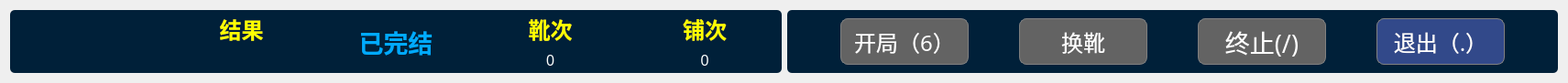
   <widget class="QWidget" name="layoutWidget">
    <property name="geometry">
     <rect>
      <x>20</x>
      <y>10</y>
      <width>1711</width>
      <height>81</height>
     </rect>
    </property>
    <layout class="QGridLayout" name="gridLayout">
     <property name="sizeConstraint">
      <enum>QLayout::SetMinAndMaxSize</enum>
     </property>
     <item row="0" column="1">
      <widget class="QGroupBox" name="groupBox_2">
       <property name="styleSheet">
        <string notr="true">border-radius:5px;
background-color: rgb(0,32, 57);
</string>
       </property>
       <property name="title">
        <string/>
       </property>
       <layout class="QGridLayout" name="gridLayout_2">
        <item row="0" column="0">
         <widget class="QPushButton" name="pu_start">
          <property name="enabled">
           <bool>false</bool>
          </property>
          <property name="minimumSize">
           <size>
            <width>120</width>
            <height>51</height>
           </size>
          </property>
          <property name="maximumSize">
           <size>
            <width>140</width>
            <height>60</height>
           </size>
          </property>
          <property name="font">
           <font>
            <family>方正粗黑宋简体</family>
            <pointsize>18</pointsize>
           </font>
          </property>
          <property name="styleSheet">
           <string notr="true">QPushButton{color: rgb(255, 255, 255);background:rgb(50, 73, 138);border:1px solid grey; border-radius: 8px;}
QPushButton:hover{border-color:rgb(139,170,105)}
QPushButton:pressed{border-color:gray;background-color:rgb(54, 65, 97);}
QPushButton:disabled{border-color:gray;background-color: rgb(99, 99, 99);
}</string>
          </property>
          <property name="text">
           <string>开局（6）</string>
          </property>
          <property name="shortcut">
           <string>6</string>
          </property>
          <property name="checkable">
           <bool>true</bool>
          </property>
          <property name="checked">
           <bool>false</bool>
          </property>
          <property name="autoRepeat">
           <bool>false</bool>
          </property>
         </widget>
        </item>
        <item row="0" column="1">
         <widget class="QPushButton" name="pu_init">
          <property name="enabled">
           <bool>false</bool>
          </property>
          <property name="minimumSize">
           <size>
            <width>120</width>
            <height>51</height>
           </size>
          </property>
          <property name="maximumSize">
           <size>
            <width>140</width>
            <height>60</height>
           </size>
          </property>
          <property name="font">
           <font>
            <family>方正粗黑宋简体</family>
            <pointsize>18</pointsize>
            <weight>50</weight>
            <bold>false</bold>
           </font>
          </property>
          <property name="styleSheet">
           <string notr="true">QPushButton{color: rgb(255, 255, 255);background:rgb(50, 73, 138);border:1px solid grey; border-radius: 8px;}
QPushButton:hover{border-color:rgb(139,170,105)}
QPushButton:pressed{border-color:gray;background-color:rgb(54, 65, 97);}
QPushButton:disabled{border-color:gray;background-color: rgb(99, 99, 99);
}</string>
          </property>
          <property name="text">
           <string>换靴</string>
          </property>
         </widget>
        </item>
        <item row="0" column="2">
         <widget class="QPushButton" name="pu_end">
          <property name="enabled">
           <bool>false</bool>
          </property>
          <property name="maximumSize">
           <size>
            <width>140</width>
            <height>60</height>
           </size>
          </property>
          <property name="font">
           <font>
            <family>方正粗黑宋简体</family>
            <pointsize>20</pointsize>
           </font>
          </property>
          <property name="styleSheet">
           <string notr="true">QPushButton{color: rgb(255, 255, 255);background:rgb(50, 73, 138);border:1px solid grey; border-radius: 8px;}
QPushButton:hover{border-color:rgb(139,170,105)}
QPushButton:pressed{border-color:gray;background-color:rgb(54, 65, 97);}
QPushButton:disabled{border-color:gray;background-color: rgb(99, 99, 99);
}</string>
          </property>
          <property name="text">
           <string>终止(/)</string>
          </property>
          <property name="shortcut">
           <string>/</string>
          </property>
         </widget>
        </item>
        <item row="0" column="3">
         <widget class="QPushButton" name="pu_exit">
          <property name="enabled">
           <bool>true</bool>
          </property>
          <property name="minimumSize">
           <size>
            <width>120</width>
            <height>51</height>
           </size>
          </property>
          <property name="maximumSize">
           <size>
            <width>140</width>
            <height>60</height>
           </size>
          </property>
          <property name="font">
           <font>
            <family>方正粗黑宋简体</family>
            <pointsize>18</pointsize>
            <weight>50</weight>
            <bold>false</bold>
           </font>
          </property>
          <property name="styleSheet">
           <string notr="true">QPushButton{color: rgb(255, 255, 255);background:rgb(50, 73, 138);border:1px solid grey; border-radius: 8px;}
QPushButton:hover{border-color:rgb(139,170,105)}
QPushButton:pressed{border-color:gray;background-color:rgb(54, 65, 97);}
QPushButton:disabled{border-color:gray;background-color: rgb(99, 99, 99);
}</string>
          </property>
          <property name="text">
           <string>退出（.）</string>
          </property>
          <property name="shortcut">
           <string>.</string>
          </property>
         </widget>
        </item>
       </layout>
      </widget>
     </item>
     <item row="0" column="0">
      <widget class="QGroupBox" name="groupBox">
       <property name="minimumSize">
        <size>
         <width>632</width>
         <height>69</height>
        </size>
       </property>
       <property name="palette">
        <palette>
         <active>
          <colorrole role="WindowText">
           <brush brushstyle="SolidPattern">
            <color alpha="255">
             <red>0</red>
             <green>0</green>
             <blue>0</blue>
            </color>
           </brush>
          </colorrole>
          <colorrole role="Button">
           <brush brushstyle="SolidPattern">
            <color alpha="255">
             <red>0</red>
             <green>32</green>
             <blue>57</blue>
            </color>
           </brush>
          </colorrole>
          <colorrole role="Light">
           <brush brushstyle="SolidPattern">
            <color alpha="255">
             <red>127</red>
             <green>170</green>
             <blue>255</blue>
            </color>
           </brush>
          </colorrole>
          <colorrole role="Midlight">
           <brush brushstyle="SolidPattern">
            <color alpha="255">
             <red>63</red>
             <green>127</green>
             <blue>255</blue>
            </color>
           </brush>
          </colorrole>
          <colorrole role="Dark">
           <brush brushstyle="SolidPattern">
            <color alpha="255">
             <red>0</red>
             <green>42</green>
             <blue>127</blue>
            </color>
           </brush>
          </colorrole>
          <colorrole role="Mid">
           <brush brushstyle="SolidPattern">
            <color alpha="255">
             <red>0</red>
             <green>56</green>
             <blue>170</blue>
            </color>
           </brush>
          </colorrole>
          <colorrole role="Text">
           <brush brushstyle="SolidPattern">
            <color alpha="255">
             <red>0</red>
             <green>0</green>
             <blue>0</blue>
            </color>
           </brush>
          </colorrole>
          <colorrole role="BrightText">
           <brush brushstyle="SolidPattern">
            <color alpha="255">
             <red>255</red>
             <green>255</green>
             <blue>255</blue>
            </color>
           </brush>
          </colorrole>
          <colorrole role="ButtonText">
           <brush brushstyle="SolidPattern">
            <color alpha="255">
             <red>0</red>
             <green>0</green>
             <blue>0</blue>
            </color>
           </brush>
          </colorrole>
          <colorrole role="Base">
           <brush brushstyle="SolidPattern">
            <color alpha="255">
             <red>0</red>
             <green>32</green>
             <blue>57</blue>
            </color>
           </brush>
          </colorrole>
          <colorrole role="Window">
           <brush brushstyle="SolidPattern">
            <color alpha="255">
             <red>0</red>
             <green>32</green>
             <blue>57</blue>
            </color>
           </brush>
          </colorrole>
          <colorrole role="Shadow">
           <brush brushstyle="SolidPattern">
            <color alpha="255">
             <red>0</red>
             <green>0</green>
             <blue>0</blue>
            </color>
           </brush>
          </colorrole>
          <colorrole role="AlternateBase">
           <brush brushstyle="SolidPattern">
            <color alpha="255">
             <red>127</red>
             <green>170</green>
             <blue>255</blue>
            </color>
           </brush>
          </colorrole>
          <colorrole role="ToolTipBase">
           <brush brushstyle="SolidPattern">
            <color alpha="255">
             <red>255</red>
             <green>255</green>
             <blue>220</blue>
            </color>
           </brush>
          </colorrole>
          <colorrole role="ToolTipText">
           <brush brushstyle="SolidPattern">
            <color alpha="255">
             <red>0</red>
             <green>0</green>
             <blue>0</blue>
            </color>
           </brush>
          </colorrole>
          <colorrole role="PlaceholderText">
           <brush brushstyle="SolidPattern">
            <color alpha="128">
             <red>0</red>
             <green>0</green>
             <blue>0</blue>
            </color>
           </brush>
          </colorrole>
         </active>
         <inactive>
          <colorrole role="WindowText">
           <brush brushstyle="SolidPattern">
            <color alpha="255">
             <red>0</red>
             <green>0</green>
             <blue>0</blue>
            </color>
           </brush>
          </colorrole>
          <colorrole role="Button">
           <brush brushstyle="SolidPattern">
            <color alpha="255">
             <red>0</red>
             <green>32</green>
             <blue>57</blue>
            </color>
           </brush>
          </colorrole>
          <colorrole role="Light">
           <brush brushstyle="SolidPattern">
            <color alpha="255">
             <red>127</red>
             <green>170</green>
             <blue>255</blue>
            </color>
           </brush>
          </colorrole>
          <colorrole role="Midlight">
           <brush brushstyle="SolidPattern">
            <color alpha="255">
             <red>63</red>
             <green>127</green>
             <blue>255</blue>
            </color>
           </brush>
          </colorrole>
          <colorrole role="Dark">
           <brush brushstyle="SolidPattern">
            <color alpha="255">
             <red>0</red>
             <green>42</green>
             <blue>127</blue>
            </color>
           </brush>
          </colorrole>
          <colorrole role="Mid">
           <brush brushstyle="SolidPattern">
            <color alpha="255">
             <red>0</red>
             <green>56</green>
             <blue>170</blue>
            </color>
           </brush>
          </colorrole>
          <colorrole role="Text">
           <brush brushstyle="SolidPattern">
            <color alpha="255">
             <red>0</red>
             <green>0</green>
             <blue>0</blue>
            </color>
           </brush>
          </colorrole>
          <colorrole role="BrightText">
           <brush brushstyle="SolidPattern">
            <color alpha="255">
             <red>255</red>
             <green>255</green>
             <blue>255</blue>
            </color>
           </brush>
          </colorrole>
          <colorrole role="ButtonText">
           <brush brushstyle="SolidPattern">
            <color alpha="255">
             <red>0</red>
             <green>0</green>
             <blue>0</blue>
            </color>
           </brush>
          </colorrole>
          <colorrole role="Base">
           <brush brushstyle="SolidPattern">
            <color alpha="255">
             <red>0</red>
             <green>32</green>
             <blue>57</blue>
            </color>
           </brush>
          </colorrole>
          <colorrole role="Window">
           <brush brushstyle="SolidPattern">
            <color alpha="255">
             <red>0</red>
             <green>32</green>
             <blue>57</blue>
            </color>
           </brush>
          </colorrole>
          <colorrole role="Shadow">
           <brush brushstyle="SolidPattern">
            <color alpha="255">
             <red>0</red>
             <green>0</green>
             <blue>0</blue>
            </color>
           </brush>
          </colorrole>
          <colorrole role="AlternateBase">
           <brush brushstyle="SolidPattern">
            <color alpha="255">
             <red>127</red>
             <green>170</green>
             <blue>255</blue>
            </color>
           </brush>
          </colorrole>
          <colorrole role="ToolTipBase">
           <brush brushstyle="SolidPattern">
            <color alpha="255">
             <red>255</red>
             <green>255</green>
             <blue>220</blue>
            </color>
           </brush>
          </colorrole>
          <colorrole role="ToolTipText">
           <brush brushstyle="SolidPattern">
            <color alpha="255">
             <red>0</red>
             <green>0</green>
             <blue>0</blue>
            </color>
           </brush>
          </colorrole>
          <colorrole role="PlaceholderText">
           <brush brushstyle="SolidPattern">
            <color alpha="128">
             <red>0</red>
             <green>0</green>
             <blue>0</blue>
            </color>
           </brush>
          </colorrole>
         </inactive>
         <disabled>
          <colorrole role="WindowText">
           <brush brushstyle="SolidPattern">
            <color alpha="255">
             <red>0</red>
             <green>42</green>
             <blue>127</blue>
            </color>
           </brush>
          </colorrole>
          <colorrole role="Button">
           <brush brushstyle="SolidPattern">
            <color alpha="255">
             <red>0</red>
             <green>32</green>
             <blue>57</blue>
            </color>
           </brush>
          </colorrole>
          <colorrole role="Light">
           <brush brushstyle="SolidPattern">
            <color alpha="255">
             <red>127</red>
             <green>170</green>
             <blue>255</blue>
            </color>
           </brush>
          </colorrole>
          <colorrole role="Midlight">
           <brush brushstyle="SolidPattern">
            <color alpha="255">
             <red>63</red>
             <green>127</green>
             <blue>255</blue>
            </color>
           </brush>
          </colorrole>
          <colorrole role="Dark">
           <brush brushstyle="SolidPattern">
            <color alpha="255">
             <red>0</red>
             <green>42</green>
             <blue>127</blue>
            </color>
           </brush>
          </colorrole>
          <colorrole role="Mid">
           <brush brushstyle="SolidPattern">
            <color alpha="255">
             <red>0</red>
             <green>56</green>
             <blue>170</blue>
            </color>
           </brush>
          </colorrole>
          <colorrole role="Text">
           <brush brushstyle="SolidPattern">
            <color alpha="255">
             <red>0</red>
             <green>42</green>
             <blue>127</blue>
            </color>
           </brush>
          </colorrole>
          <colorrole role="BrightText">
           <brush brushstyle="SolidPattern">
            <color alpha="255">
             <red>255</red>
             <green>255</green>
             <blue>255</blue>
            </color>
           </brush>
          </colorrole>
          <colorrole role="ButtonText">
           <brush brushstyle="SolidPattern">
            <color alpha="255">
             <red>0</red>
             <green>42</green>
             <blue>127</blue>
            </color>
           </brush>
          </colorrole>
          <colorrole role="Base">
           <brush brushstyle="SolidPattern">
            <color alpha="255">
             <red>0</red>
             <green>32</green>
             <blue>57</blue>
            </color>
           </brush>
          </colorrole>
          <colorrole role="Window">
           <brush brushstyle="SolidPattern">
            <color alpha="255">
             <red>0</red>
             <green>32</green>
             <blue>57</blue>
            </color>
           </brush>
          </colorrole>
          <colorrole role="Shadow">
           <brush brushstyle="SolidPattern">
            <color alpha="255">
             <red>0</red>
             <green>0</green>
             <blue>0</blue>
            </color>
           </brush>
          </colorrole>
          <colorrole role="AlternateBase">
           <brush brushstyle="SolidPattern">
            <color alpha="255">
             <red>0</red>
             <green>85</green>
             <blue>255</blue>
            </color>
           </brush>
          </colorrole>
          <colorrole role="ToolTipBase">
           <brush brushstyle="SolidPattern">
            <color alpha="255">
             <red>255</red>
             <green>255</green>
             <blue>220</blue>
            </color>
           </brush>
          </colorrole>
          <colorrole role="ToolTipText">
           <brush brushstyle="SolidPattern">
            <color alpha="255">
             <red>0</red>
             <green>0</green>
             <blue>0</blue>
            </color>
           </brush>
          </colorrole>
          <colorrole role="PlaceholderText">
           <brush brushstyle="SolidPattern">
            <color alpha="128">
             <red>0</red>
             <green>0</green>
             <blue>0</blue>
            </color>
           </brush>
          </colorrole>
         </disabled>
        </palette>
       </property>
       <property name="layoutDirection">
        <enum>Qt::LeftToRight</enum>
       </property>
       <property name="autoFillBackground">
        <bool>false</bool>
       </property>
       <property name="styleSheet">
        <string notr="true">border-radius:5px;
background-color: rgb(0,32, 57);
</string>
       </property>
       <property name="title">
        <string/>
       </property>
       <property name="alignment">
        <set>Qt::AlignCenter</set>
       </property>
       <layout class="QGridLayout" name="gridLayout_3">
        <property name="leftMargin">
         <number>3</number>
        </property>
        <property name="topMargin">
         <number>3</number>
        </property>
        <property name="rightMargin">
         <number>3</number>
        </property>
        <property name="bottomMargin">
         <number>3</number>
        </property>
        <item row="0" column="0">
         <widget class="QLabel" name="desk_num">
          <property name="maximumSize">
           <size>
            <width>16777215</width>
            <height>73</height>
           </size>
          </property>
          <property name="palette">
           <palette>
            <active>
             <colorrole role="WindowText">
              <brush brushstyle="SolidPattern">
               <color alpha="255">
                <red>255</red>
                <green>255</green>
                <blue>0</blue>
               </color>
              </brush>
             </colorrole>
             <colorrole role="Button">
              <brush brushstyle="SolidPattern">
               <color alpha="255">
                <red>0</red>
                <green>32</green>
                <blue>57</blue>
               </color>
              </brush>
             </colorrole>
             <colorrole role="Base">
              <brush brushstyle="SolidPattern">
               <color alpha="255">
                <red>0</red>
                <green>32</green>
                <blue>57</blue>
               </color>
              </brush>
             </colorrole>
             <colorrole role="Window">
              <brush brushstyle="SolidPattern">
               <color alpha="255">
                <red>0</red>
                <green>32</green>
                <blue>57</blue>
               </color>
              </brush>
             </colorrole>
            </active>
            <inactive>
             <colorrole role="WindowText">
              <brush brushstyle="SolidPattern">
               <color alpha="255">
                <red>255</red>
                <green>255</green>
                <blue>0</blue>
               </color>
              </brush>
             </colorrole>
             <colorrole role="Button">
              <brush brushstyle="SolidPattern">
               <color alpha="255">
                <red>0</red>
                <green>32</green>
                <blue>57</blue>
               </color>
              </brush>
             </colorrole>
             <colorrole role="Base">
              <brush brushstyle="SolidPattern">
               <color alpha="255">
                <red>0</red>
                <green>32</green>
                <blue>57</blue>
               </color>
              </brush>
             </colorrole>
             <colorrole role="Window">
              <brush brushstyle="SolidPattern">
               <color alpha="255">
                <red>0</red>
                <green>32</green>
                <blue>57</blue>
               </color>
              </brush>
             </colorrole>
            </inactive>
            <disabled>
             <colorrole role="WindowText">
              <brush brushstyle="SolidPattern">
               <color alpha="255">
                <red>0</red>
                <green>42</green>
                <blue>127</blue>
               </color>
              </brush>
             </colorrole>
             <colorrole role="Button">
              <brush brushstyle="SolidPattern">
               <color alpha="255">
                <red>0</red>
                <green>32</green>
                <blue>57</blue>
               </color>
              </brush>
             </colorrole>
             <colorrole role="Base">
              <brush brushstyle="SolidPattern">
               <color alpha="255">
                <red>0</red>
                <green>32</green>
                <blue>57</blue>
               </color>
              </brush>
             </colorrole>
             <colorrole role="Window">
              <brush brushstyle="SolidPattern">
               <color alpha="255">
                <red>0</red>
                <green>32</green>
                <blue>57</blue>
               </color>
              </brush>
             </colorrole>
            </disabled>
           </palette>
          </property>
          <property name="font">
           <font>
            <pointsize>24</pointsize>
            <weight>75</weight>
            <bold>true</bold>
           </font>
          </property>
          <property name="styleSheet">
           <string notr="true"/>
          </property>
          <property name="text">
           <string/>
          </property>
          <property name="alignment">
           <set>Qt::AlignCenter</set>
          </property>
          <property name="buddy">
           <cstring></cstring>
          </property>
         </widget>
        </item>
        <item row="0" column="1">
         <layout class="QVBoxLayout" name="verticalLayout">
          <item>
           <widget class="QLabel" name="label_11">
            <property name="palette">
             <palette>
              <active>
               <colorrole role="WindowText">
                <brush brushstyle="SolidPattern">
                 <color alpha="255">
                  <red>255</red>
                  <green>255</green>
                  <blue>0</blue>
                 </color>
                </brush>
               </colorrole>
               <colorrole role="Button">
                <brush brushstyle="SolidPattern">
                 <color alpha="255">
                  <red>0</red>
                  <green>32</green>
                  <blue>57</blue>
                 </color>
                </brush>
               </colorrole>
               <colorrole role="Base">
                <brush brushstyle="SolidPattern">
                 <color alpha="255">
                  <red>0</red>
                  <green>32</green>
                  <blue>57</blue>
                 </color>
                </brush>
               </colorrole>
               <colorrole role="Window">
                <brush brushstyle="SolidPattern">
                 <color alpha="255">
                  <red>0</red>
                  <green>32</green>
                  <blue>57</blue>
                 </color>
                </brush>
               </colorrole>
              </active>
              <inactive>
               <colorrole role="WindowText">
                <brush brushstyle="SolidPattern">
                 <color alpha="255">
                  <red>255</red>
                  <green>255</green>
                  <blue>0</blue>
                 </color>
                </brush>
               </colorrole>
               <colorrole role="Button">
                <brush brushstyle="SolidPattern">
                 <color alpha="255">
                  <red>0</red>
                  <green>32</green>
                  <blue>57</blue>
                 </color>
                </brush>
               </colorrole>
               <colorrole role="Base">
                <brush brushstyle="SolidPattern">
                 <color alpha="255">
                  <red>0</red>
                  <green>32</green>
                  <blue>57</blue>
                 </color>
                </brush>
               </colorrole>
               <colorrole role="Window">
                <brush brushstyle="SolidPattern">
                 <color alpha="255">
                  <red>0</red>
                  <green>32</green>
                  <blue>57</blue>
                 </color>
                </brush>
               </colorrole>
              </inactive>
              <disabled>
               <colorrole role="WindowText">
                <brush brushstyle="SolidPattern">
                 <color alpha="255">
                  <red>120</red>
                  <green>120</green>
                  <blue>120</blue>
                 </color>
                </brush>
               </colorrole>
               <colorrole role="Button">
                <brush brushstyle="SolidPattern">
                 <color alpha="255">
                  <red>0</red>
                  <green>32</green>
                  <blue>57</blue>
                 </color>
                </brush>
               </colorrole>
               <colorrole role="Base">
                <brush brushstyle="SolidPattern">
                 <color alpha="255">
                  <red>0</red>
                  <green>32</green>
                  <blue>57</blue>
                 </color>
                </brush>
               </colorrole>
               <colorrole role="Window">
                <brush brushstyle="SolidPattern">
                 <color alpha="255">
                  <red>0</red>
                  <green>32</green>
                  <blue>57</blue>
                 </color>
                </brush>
               </colorrole>
              </disabled>
             </palette>
            </property>
            <property name="font">
             <font>
              <pointsize>18</pointsize>
              <weight>75</weight>
              <bold>true</bold>
             </font>
            </property>
            <property name="text">
             <string>结果</string>
            </property>
            <property name="alignment">
             <set>Qt::AlignCenter</set>
            </property>
           </widget>
          </item>
          <item>
           <layout class="QHBoxLayout" name="horizontalLayout">
            <item>
             <widget class="QLabel" name="pu_result">
              <property name="font">
               <font>
                <pointsize>12</pointsize>
               </font>
              </property>
              <property name="styleSheet">
               <string notr="true">color: rgb(255, 255, 255);</string>
              </property>
              <property name="text">
               <string/>
              </property>
              <property name="alignment">
               <set>Qt::AlignCenter</set>
              </property>
             </widget>
            </item>
           </layout>
          </item>
         </layout>
        </item>
        <item row="0" column="2">
         <widget class="QLabel" name="opration_show">
          <property name="maximumSize">
           <size>
            <width>16777215</width>
            <height>73</height>
           </size>
          </property>
          <property name="font">
           <font>
            <pointsize>20</pointsize>
            <weight>75</weight>
            <bold>true</bold>
           </font>
          </property>
          <property name="styleSheet">
           <string notr="true">color: rgb(0, 170, 255);</string>
          </property>
          <property name="text">
           <string>已完结</string>
          </property>
          <property name="alignment">
           <set>Qt::AlignCenter</set>
          </property>
         </widget>
        </item>
        <item row="0" column="3">
         <layout class="QVBoxLayout" name="verticalLayout_2">
          <item>
           <widget class="QLabel" name="label_5">
            <property name="font">
             <font>
              <pointsize>18</pointsize>
              <weight>75</weight>
              <bold>true</bold>
             </font>
            </property>
            <property name="styleSheet">
             <string notr="true">color: rgb(255, 255, 0);</string>
            </property>
            <property name="text">
             <string>靴次</string>
            </property>
            <property name="alignment">
             <set>Qt::AlignCenter</set>
            </property>
           </widget>
          </item>
          <item>
           <widget class="QLabel" name="xue_times">
            <property name="font">
             <font>
              <pointsize>12</pointsize>
             </font>
            </property>
            <property name="styleSheet">
             <string notr="true">color: rgb(255, 255, 255);</string>
            </property>
            <property name="lineWidth">
             <number>1</number>
            </property>
            <property name="text">
             <string>0</string>
            </property>
            <property name="alignment">
             <set>Qt::AlignCenter</set>
            </property>
           </widget>
          </item>
         </layout>
        </item>
        <item row="0" column="4">
         <layout class="QVBoxLayout" name="verticalLayout_3">
          <item>
           <widget class="QLabel" name="label_9">
            <property name="font">
             <font>
              <pointsize>18</pointsize>
              <weight>75</weight>
              <bold>true</bold>
             </font>
            </property>
            <property name="styleSheet">
             <string notr="true">color: rgb(255, 255, 0);</string>
            </property>
            <property name="text">
             <string>铺次</string>
            </property>
            <property name="alignment">
             <set>Qt::AlignCenter</set>
            </property>
           </widget>
          </item>
          <item>
           <widget class="QLabel" name="pu_times">
            <property name="font">
             <font>
              <pointsize>12</pointsize>
             </font>
            </property>
            <property name="styleSheet">
             <string notr="true">color: rgb(255, 255, 255);</string>
            </property>
            <property name="text">
             <string>0</string>
            </property>
            <property name="alignment">
             <set>Qt::AlignCenter</set>
            </property>
           </widget>
          </item>
         </layout>
        </item>
       </layout>
      </widget>
     </item>
    </layout>
   </widget>
